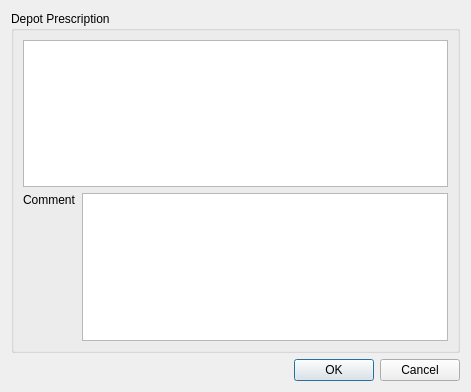
<?xml version="1.0" encoding="UTF-8"?>
<ui version="4.0">
 <class>CollateralEffectDialog</class>
 <widget class="QDialog" name="CollateralEffectDialog">
  <property name="geometry">
   <rect>
    <x>0</x>
    <y>0</y>
    <width>471</width>
    <height>392</height>
   </rect>
  </property>
  <property name="windowTitle">
   <string>Dialog</string>
  </property>
  <layout class="QVBoxLayout" name="verticalLayout_7">
   <item>
    <widget class="QGroupBox" name="groupBox">
     <property name="title">
      <string>Depot Prescription</string>
     </property>
     <layout class="QVBoxLayout" name="verticalLayout_5">
      <item>
       <widget class="QTableView" name="m_d"/>
      </item>
      <item>
       <layout class="QGridLayout" name="gridLayout_3">
        <item row="0" column="0">
         <layout class="QVBoxLayout" name="verticalLayout_6">
          <item>
           <widget class="QLabel" name="label_12">
            <property name="text">
             <string>Comment</string>
            </property>
           </widget>
          </item>
          <item>
           <spacer name="verticalSpacer_3">
            <property name="orientation">
             <enum>Qt::Vertical</enum>
            </property>
            <property name="sizeHint" stdset="0">
             <size>
              <width>20</width>
              <height>40</height>
             </size>
            </property>
           </spacer>
          </item>
         </layout>
        </item>
        <item row="0" column="1">
         <widget class="QPlainTextEdit" name="m_comment"/>
        </item>
       </layout>
      </item>
     </layout>
    </widget>
   </item>
   <item>
    <widget class="QDialogButtonBox" name="buttonBox">
     <property name="orientation">
      <enum>Qt::Horizontal</enum>
     </property>
     <property name="standardButtons">
      <set>QDialogButtonBox::Cancel|QDialogButtonBox::Ok</set>
     </property>
    </widget>
   </item>
  </layout>
 </widget>
 <resources/>
 <connections>
  <connection>
   <sender>buttonBox</sender>
   <signal>accepted()</signal>
   <receiver>CollateralEffectDialog</receiver>
   <slot>accept()</slot>
   <hints>
    <hint type="sourcelabel">
     <x>248</x>
     <y>254</y>
    </hint>
    <hint type="destinationlabel">
     <x>157</x>
     <y>274</y>
    </hint>
   </hints>
  </connection>
  <connection>
   <sender>buttonBox</sender>
   <signal>rejected()</signal>
   <receiver>CollateralEffectDialog</receiver>
   <slot>reject()</slot>
   <hints>
    <hint type="sourcelabel">
     <x>316</x>
     <y>260</y>
    </hint>
    <hint type="destinationlabel">
     <x>286</x>
     <y>274</y>
    </hint>
   </hints>
  </connection>
 </connections>
</ui>
